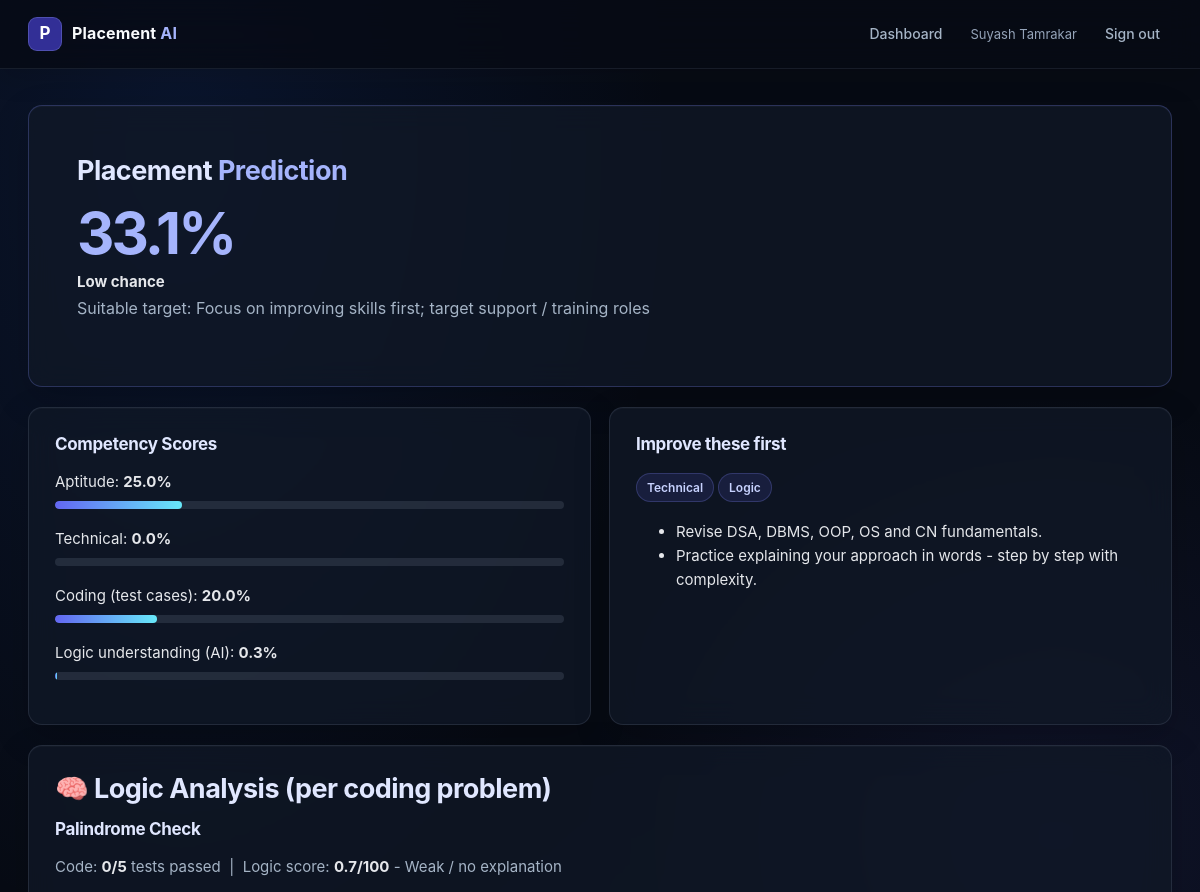
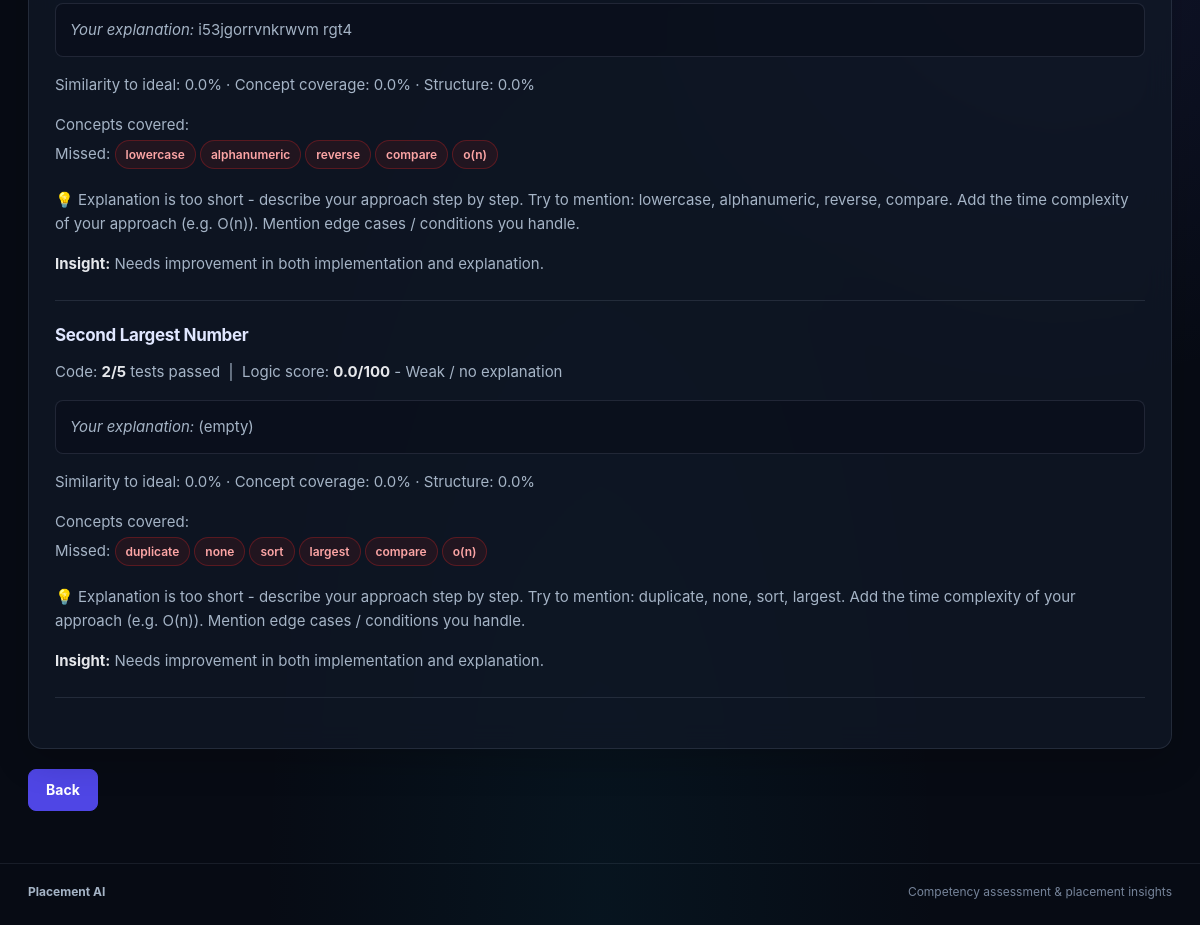
The app's page /result/1 (signed in) with its own data (2 pictures, top to bottom).
### tables this page shows
CREATE TABLE attempts(
        id INTEGER PRIMARY KEY AUTOINCREMENT, user_id INTEGER NOT NULL,
        created TIMESTAMP DEFAULT CURRENT_TIMESTAMP,
        aptitude REAL, technical REAL, coding REAL, logic REAL,
        probability REAL, label TEXT, details TEXT);

### app.py (the view)
@app.route("/result/<int:aid>")
@login_required
def result(aid):
    a = get_db().execute("SELECT * FROM attempts WHERE id=?", (aid,)).fetchone()
    if not a or (a["user_id"] != session["uid"] and session.get("role") != "admin"):
        flash("Result not found.", "error")
        return redirect(url_for("dashboard"))
    return render_template("result.html", a=a, d=json.loads(a["details"]))

### app.py (called while the page is built)
def login_required(f):
    @wraps(f)
    def wrapper(*a, **k):
        if "uid" not in session:
            return redirect(url_for("login"))
        return f(*a, **k)
    return wrapper

### database.py (called while the page is built)
def get_db():
    conn = sqlite3.connect(DB)
    conn.row_factory = sqlite3.Row
    return conn

### templates/result.html
{% extends "base.html" %}{% block content %}
{% macro bar(label,v) %}<div>{{ label }}: <b>{{ v|round(1) }}%</b></div><div class="bar"><div style="width:{{ v }}%"></div></div>{% endmacro %}
<div class="card hero hero-results"><h2>Placement <span class="accent">Prediction</span></h2>
<div class="big">{{ d.pred.probability }}%</div><b>{{ d.pred.label }}</b>
<p>Suitable target: {{ d.pred.companies }}</p></div>
<div class="grid"><div class="card"><h3>Competency Scores</h3>
{{ bar('Aptitude', a.aptitude) }}{{ bar('Technical', a.technical) }}{{ bar('Coding (test cases)', a.coding) }}{{ bar('Logic understanding (AI)', a.logic) }}</div>
<div class="card"><h3>Improve these first</h3>{% for w in d.pred.weak_areas %}<span class="pill">{{ w|title }}</span>{% endfor %}
<ul>{% for t in d.pred.tips %}<li>{{ t }}</li>{% endfor %}</ul></div></div>
<div class="card"><h2>🧠 Logic Analysis (per coding problem)</h2>
{% for p in d.problems %}<h3>{{ p.title }}</h3>
<p>Code: <b>{{ p.run.passed }}/{{ p.run.total }}</b> tests passed {% if p.run.error %}<small>({{ p.run.error }})</small>{% endif %}
&nbsp;|&nbsp; Logic score: <b>{{ p.logic.score }}/100</b> - {{ p.logic.level }}</p>
<p class="explanation"><i>Your explanation:</i> {{ p.logic_text or '(empty)' }}</p>
<p>Similarity to ideal: {{ p.logic.similarity }}% · Concept coverage: {{ p.logic.coverage }}% · Structure: {{ p.logic.structure }}%</p>
<p>Concepts covered: {% for c in p.logic.concepts_hit %}<span class="pill">{{ c }}</span>{% endfor %}<br>
Missed: {% for c in p.logic.concepts_missed %}<span class="pill missed">{{ c }}</span>{% endfor %}</p>
<p>💡 {{ p.logic.feedback|join(' ') }}</p><p><b>Insight:</b> {{ p.insight }}</p><hr>{% endfor %}</div>
<a class="btn" href="{{ url_for('dashboard') }}">Back</a>{% endblock %}

### records on screen
attempts: pred.label "Low chance", aptitude "25.0 0.0 20.0 0.3", title "Palindrome Check", run.passed "0", run.total "5", logic.score "0.7", logic.level "Weak / no explanation", logic_text "i53jgorrvnkrwvm rgt4", logic.similarity "0.0", logic.coverage "0.0", logic.structure "0.0", concepts_missed "lowercase" "alphanumeric" "reverse" "compare" "o(n)" "duplicate" "none" "sort" "largest" "compare" "o(n)", logic.feedback "Explanation is too short - describe your approach step by step. Try to mention: lowercase, alphanumeric, reverse, compare. Add the time complexity of your approach (e.g. O(n)). Mention edge cases / conditions you handle.", insight "Needs improvement in both implementation and explanation.", title "Second Largest Number", run.passed "2", logic.score "0.0", logic_text "(empty)", logic.feedback "Explanation is too short - describe your approach step by step. Try to mention: duplicate, none, sort, largest. Add the time complexity of your approach (e.g. O(n)). Mention edge cases / conditions you handle."

### other values on screen
{{ session.name }} "Suyash Tamrakar"
{{ d.pred.probability }} "33.1"
{{ d.pred.companies }} "Focus on improving skills first; target support / training roles"
{{ label }} "Aptitude Technical Coding (test cases) Logic understanding (AI)"
{{ w|title }} "Technical" "Logic"
{{ t }} "Revise DSA, DBMS, OOP, OS and CN fundamentals." "Practice explaining your approach in words - step by step with complexity."
